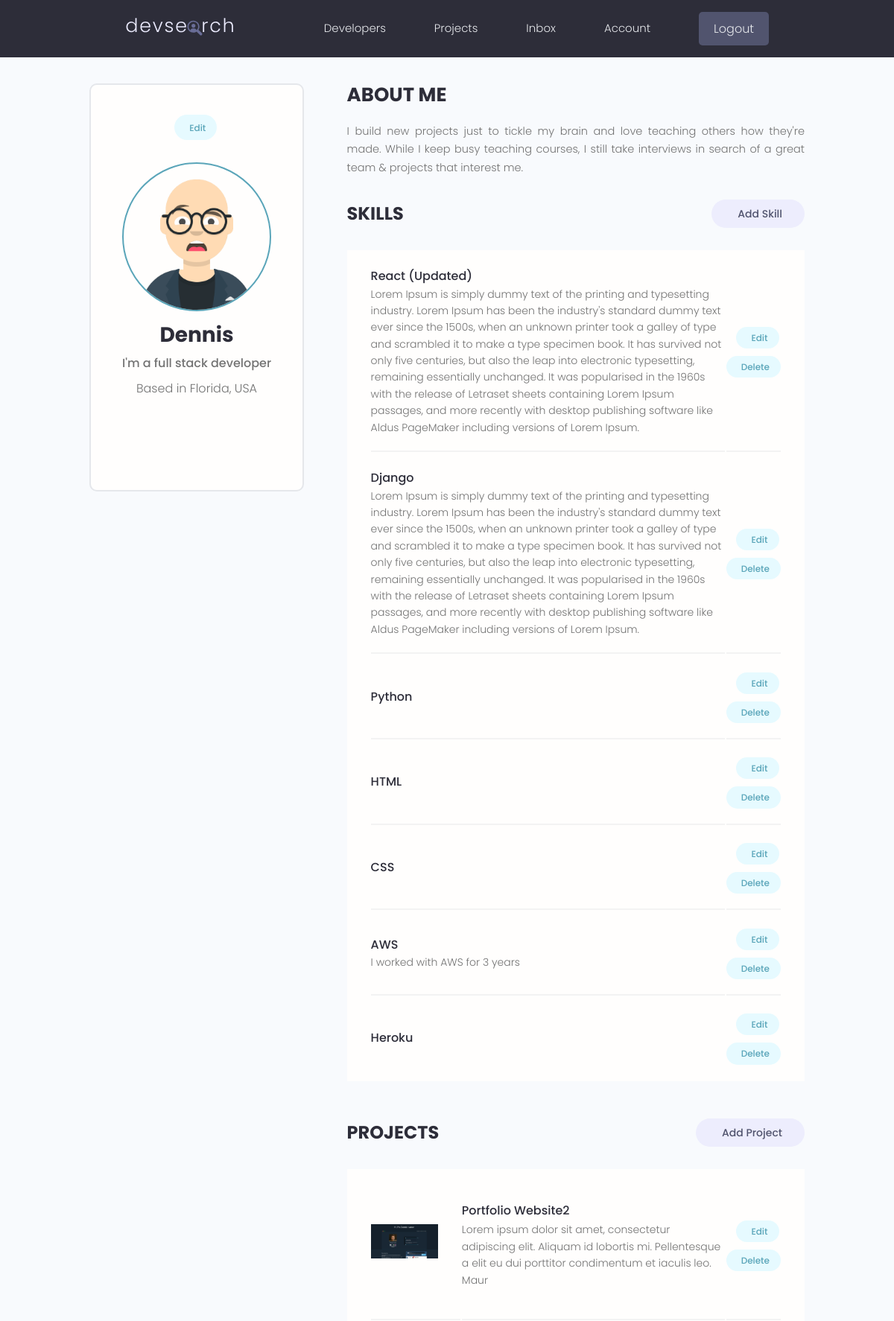
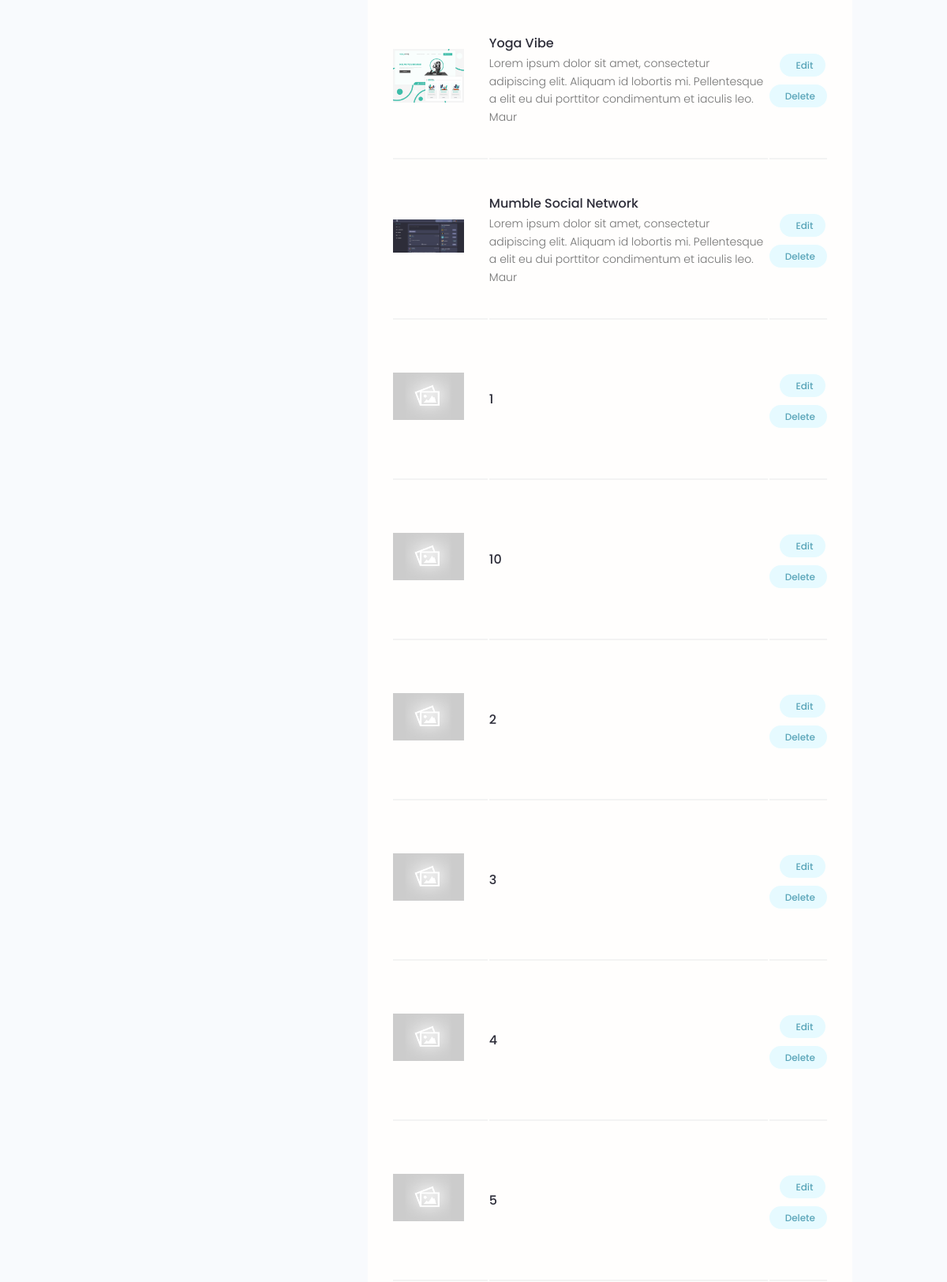
The app's page /account/ (signed in, upper part) with its own data (2 pictures, top to bottom).
### users/models.py (models this page shows, shortened)
class Profile(models.Model):
    user = models.OneToOneField(User, on_delete=models.CASCADE, null=True, blank=True)
    name = models.CharField(max_length=200, blank=True, null=True)
    email = models.EmailField(max_length=500, blank=True, null=True)
    username = models.CharField(max_length=200, blank=True, null=True)
    location = models.CharField(max_length=200, blank=True, null=True)
    short_intro = models.CharField(max_length=200, blank=True, null=True)
    bio = models.TextField(blank=True, null=True)
    profile_image = models.ImageField(null=True, blank=True, upload_to='profiles/', default="profiles/user-default.png")
    social_github = models.CharField(max_length=200, blank=True, null=True)
    social_twitter = models.CharField(max_length=200, blank=True, null=True)
    social_linkedin = models.CharField(max_length=200, blank=True, null=True)
    social_youtube = models.CharField(max_length=200, blank=True, null=True)
    social_website = models.CharField(max_length=200, blank=True, null=True)
    created = models.DateTimeField(auto_now_add=True)
    id = models.UUIDField(default=uuid.uuid4, unique=True, primary_key=True, editable=False)
    class Meta:
        ordering = ['created']

class Skill(models.Model):
    owner = models.ForeignKey(Profile, on_delete=models.CASCADE, null=True, blank=True)
    name = models.CharField(max_length=200, blank=True, null=True)
    description = models.TextField(null=True, blank=True)
    created = models.DateTimeField(auto_now_add=True)
    id = models.UUIDField(default=uuid.uuid4, unique=True, primary_key=True, editable=False)

### projects/models.py (models this page shows, shortened)
class Project(models.Model):
    owner = models.ForeignKey(Profile, null=True, blank=True, on_delete=models.CASCADE)
    title = models.CharField(max_length=200)
    description = models.TextField(null=True, blank=True)
    featured_image = models.ImageField(null=True, blank=True, default="default.jpg")
    demo_link = models.CharField(max_length=2000, null=True, blank=True)
    source_link = models.CharField(max_length=2000, null=True, blank=True)
    tags = models.ManyToManyField('Tag', blank=True)
    vote_total = models.IntegerField(default=0, null=True, blank=True)
    vote_ratio = models.IntegerField(default=0, null=True, blank=True)
    created = models.DateTimeField(auto_now_add=True)
    id = models.UUIDField(default=uuid.uuid4, unique=True, primary_key=True, editable=False)
    class Meta:
        ordering = ['-vote_ratio', '-vote_total', 'title']

### users/views.py (the view)
# urls.py: path('account/', views.userAccount, name="account"),
@login_required(login_url='login')
def userAccount(request):
    profile = request.user.profile
    skills = profile.skill_set.all()
    projects = profile.project_set.all()
    context = {'profile': profile, 'skills': skills, 'projects': projects}
    return render(request, 'users/account.html', context)

### users/templates/users/account.html (shortened to what this page needs)
{% extends 'main.html' %}
{% block content %}
  <main class="settingsPage profile my-md">
    <div class="container">
      <div class="layout">
        <div class="column column--1of3">
          <div class="card text-center">
            <div class="card__body dev">
              <a class="tag tag--pill tag--main settings__btn" href="{% url 'edit-account' %}"> Edit</a>
              <img class="avatar avatar--xl dev__avatar" src="{{profile.profile_image.url}}" />
              <h2 class="dev__name">{{profile.name}}</h2>
              <p class="dev__title">{{profile.short_intro}}</p>
              <p class="dev__location">Based in {{profile.location}}</p>
              <ul class="dev__social">
              </ul>
            </div>
          </div>
        </div>
        <div class="column column--2of3">
          <div class="devInfo">
            <h3 class="devInfo__title">About Me</h3>
            <p class="devInfo__about">{{profile.bio}}</p>
          </div>
          <div class="settings">
            <h3 class="settings__title">Skills</h3>
            <a class="tag tag--pill tag--sub settings__btn tag--lg" href="{% url 'create-skill' %}"> Add Skill</a>
          </div>
          <table class="settings__table">
            {% for skill in skills %}
            <tr>
              <td class="settings__tableInfo">
                <h4>{{skill.name}}</h4>
                <p>
                  {{skill.description}}
                </p>
              </td>
              <td class="settings__tableActions">
                <a class="tag tag--pill tag--main settings__btn" href="{% url 'update-skill' skill.id %}"> Edit</a>
                <a class="tag tag--pill tag--main settings__btn" href="{% url 'delete-skill' skill.id %}?next=/account">
                  Delete</a>
              </td>
            </tr>
            {% endfor %}
          </table>
          <div class="settings">
            <h3 class="settings__title">Projects</h3>
            <a class="tag tag--pill tag--sub settings__btn tag--lg" href="{% url 'create-project' %}"> Add Project</a>
          </div>
          <table class="settings__table">
            {% for project in projects %}
            <tr>
              <td class="settings__thumbnail">
                <a href="{% url 'project' project.id %}"><img src="{{project.featured_image.url}}" alt="Project Thumbnail" /></a>
              </td>
              <td class="settings__tableInfo">
                <a href="{% url 'project' project.id %}">{{project.title}}</a>
                <p>{{project.description|slice:"150"}}</p>
              </td>
              <td class="settings__tableActions">
                <a class="tag tag--pill tag--main settings__btn" href="{% url 'update-project' project.id %}"> Edit</a>
                <a class="tag tag--pill tag--main settings__btn" href="{% url 'delete-project' project.id %}?next=/account">
                  Delete</a>
              </td>
            </tr>
            {% endfor %}
          </table>
        </div>
      </div>
    </div>
  </main>
  {% endblock %}

### static/styles/app.css (style rules this page uses)
:root { --color-sub: #2d2d39; }
.card { border: 2px solid var(--color-light); }
img { width: 100%; }
.profile .card > .dev { padding: 4rem; }
.dev__avatar { display: block; margin: auto; }
.dev__name { color: var(--color-sub); font-size: 2.8rem; font-weight: 700; margin-top: 1rem; margin-bottom: 0.5rem; }
.dev__title { font-size: 1.6rem; font-weight: 500; line-height: 1.3; }
.dev__location { margin-top: 1rem; }
.dev__social { margin: 3rem 0; list-style: none; display: flex; justify-content: center; gap: 1.5rem; }
.devInfo { margin-bottom: 3rem; }
.devInfo__title, .devInfo__subtitle { font-size: 2.6rem; color: var(--color-sub); text-transform: uppercase; font-weight: 700; margin-bottom: 1.5rem; }
.devInfo__about, .devSkill__info { font-size: 1.45rem; line-height: 1.7; text-align: justify; }
.settingsPage .dev > .settings__btn { display: inline-block; margin-bottom: 3rem; }
.settings { display: flex; justify-content: space-between; align-items: center; }
.settings__title { font-size: 2.4rem; text-transform: uppercase; font-weight: 700; color: var(--color-sub); }
.settings__table { margin-top: 3rem; margin-bottom: 5rem; padding: 0 3rem; background: var(--color-white); }
.settings__table tr { width: 100%; }
.settings__table tr > td { padding: 2rem 0; }
.settings__table tr:not(:last-child) td { border-bottom: 2px solid var(--color-white-light); }
.settings__thumbnail { width: 23%; min-width: 10rem; }
.settings__thumbnail img { padding-right: 3rem; height: 15rem; object-fit: contain; }
.settings__tableInfo { width: 100%; }
.settings__tableInfo h4, .settings__tableInfo a { padding-right: 1rem; width: auto; font-size: 1.6rem; font-weight: 500; color: var(--color-sub); }
.settings__tableInfo p { font-size: 1.4rem; }
.settings__tableActions { text-align: right; }

### static/uikit/styles/modules/_variables.css (style rules this page uses)
:root { --color-main: #5aa5b9; --color-main-light: #e6faff; --color-sub: #3f4156; --color-sub-light: #51546e; --color-sub-lighter: #ededfd; --color-text: #737373; --color-gray: #8b8b8b; --color-light: #e5e7eb; --color-light-gray: #767676; --color-bg: #f8fafd; --color-white: #fffefd; --color-white-light: #f3f3f3; --color-success: #359e64; --color-success-bg: #def8e8; --color-error: #fc4b0b; --color-error-bg: #fff2ee; --font-base: 'Poppins', arial, helvetica, 'Segoe UI', roboto, ubuntu, sans-serif; --font-monospace: 'Fira Code', 'Courier New', courier, monospace; --font-regular: 300; --font-medium: 500; --font-bold: 700; --generic-shadow: 1px 1px 5px #00000010; --generic-transition: all 0.3s ease-in-out; }

### static/uikit/styles/modules/_base.css (style rules this page uses)
* { margin: 0; padding: 0; box-sizing: border-box; text-rendering: optimizeLegibility; color: inherit; font-size: inherit; }
html { font-size: 50%; }
@media only screen and (min-width: 480px) { html { font-size: 56.25%; } }
@media only screen and (min-width: 1200px) { html { font-size: 62.5%; } }
body { line-height: 1.6; font-weight: 400; font-size: 1.5rem; color: var(--color-text); background-color: var(--color-bg); min-height: 100vh; }

### static/uikit/styles/modules/_typography.css (style rules this page uses)
* { font-family: var(--font-base); }
h2 { font-size: 3.6rem; font-weight: var(--font-bold); }
h3 { font-size: 3.2rem; font-weight: var(--font-medium); }
h4 { font-size: 2.8rem; font-weight: var(--font-medium); }
p, span, strong { font-size: 1.6rem; color: var(--color-text); font-weight: var(--font-regular); }
a { padding-bottom: 2px; text-decoration: none; display: inline-block; color: var(--color-main); font-weight: var(--font-medium); }

### static/uikit/styles/modules/_utilities.css (style rules this page uses)
.container { width: 92%; max-width: 165rem; margin: 0 auto; box-sizing: border-box; }
@media screen and (min-width: 1000px) { .container { width: 90%; } }
@media screen and (min-width: 1200px) { .container { width: 80%; } }
.text-center { text-align: center; }
.my-md { margin: 3rem auto; }

### static/uikit/styles/modules/_avatar.css (style rules this page uses)
.avatar { border-radius: 50%; border: 2px solid var(--color-main); object-fit: cover; }
.avatar--xl { height: 20rem; width: 20rem; }

### static/uikit/styles/modules/_card.css (style rules this page uses)
.card { border-radius: 1rem; background-color: var(--color-white); border: 1.5px solid var(--color-light); width: auto; height: auto; margin-top: 0.5rem; margin-bottom: 0.5rem; overflow: hidden; }
.card__body, .card__header { padding: 2rem 2.5rem; }

### static/uikit/styles/modules/_layout.css (style rules this page uses)
.layout { display: flex; flex-flow: row wrap; justify-content: space-between; }
.layout > .column { margin-bottom: 3rem; }
.layout > .column.column--1of3 { flex-basis: 30%; }
.layout > .column.column--2of3 { flex-basis: 64%; }

### records on screen
Profile: profile_image (picture), name "Dennis", short_intro "I'm a full stack developer", location "Florida, USA", bio "I build new projects just to tickle my brain and love teaching others how they're made. While I keep busy teaching courses, I still take interviews in search of a great team & projects that interest me."
Skill: name "React (Updated)", description "Lorem Ipsum is simply dummy text of the printing and typesetting industry. Lorem Ipsum has been the industry's standard dummy text ever since the 1500s, when an unknown printer took a galley of type and scrambled it to make a type specimen book. It has survived not only five centuries, but also the leap into electronic typesetting, remaining essentially unchanged. It was popularised in the 1960s with the release of Letraset sheets containing Lorem Ipsum passages, and more recently with desktop publishing software like Aldus PageMaker including versions of Lorem Ipsum."
Skill: name "Django", description "Lorem Ipsum is simply dummy text of the printing and typesetting industry. Lorem Ipsum has been the industry's standard dummy text ever since the 1500s, when an unknown printer took a galley of type and scrambled it to make a type specimen book. It has survived not only five centuries, but also the leap into electronic typesetting, remaining essentially unchanged. It was popularised in the 1960s with the release of Letraset sheets containing Lorem Ipsum passages, and more recently with desktop publishing software like Aldus PageMaker including versions of Lorem Ipsum."
Skill: name "Python"
Skill: name "HTML"
Skill: name "CSS"
Skill: name "AWS", description "I worked with AWS for 3 years"
Skill: name "Heroku"
Project: featured_image (picture), title "Portfolio Website2", description "Lorem ipsum dolor sit amet, consectetur adipiscing elit. Aliquam id lobortis mi. Pellentesque a elit eu dui porttitor condimentum et iaculis leo. Maur"
Project: featured_image (picture), title "Yoga Vibe", description "Lorem ipsum dolor sit amet, consectetur adipiscing elit. Aliquam id lobortis mi. Pellentesque a elit eu dui porttitor condimentum et iaculis leo. Maur"
Project: featured_image (picture), title "Mumble Social Network", description "Lorem ipsum dolor sit amet, consectetur adipiscing elit. Aliquam id lobortis mi. Pellentesque a elit eu dui porttitor condimentum et iaculis leo. Maur"
Project: featured_image (placeholder picture), title "1"
Project: featured_image (placeholder picture), title "10"
Project: featured_image (placeholder picture), title "2"
Project: featured_image (placeholder picture), title "3"
Project: featured_image (placeholder picture), title "4"
Project: featured_image (placeholder picture), title "5"
